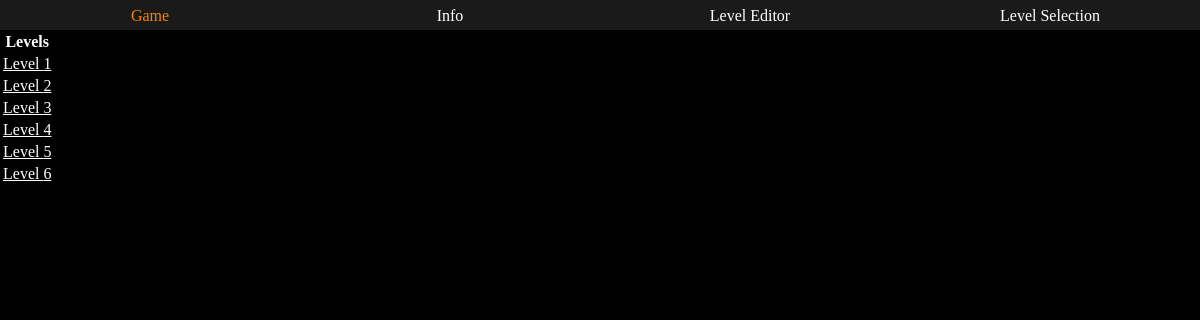
The app's page /select/index.php, older data.
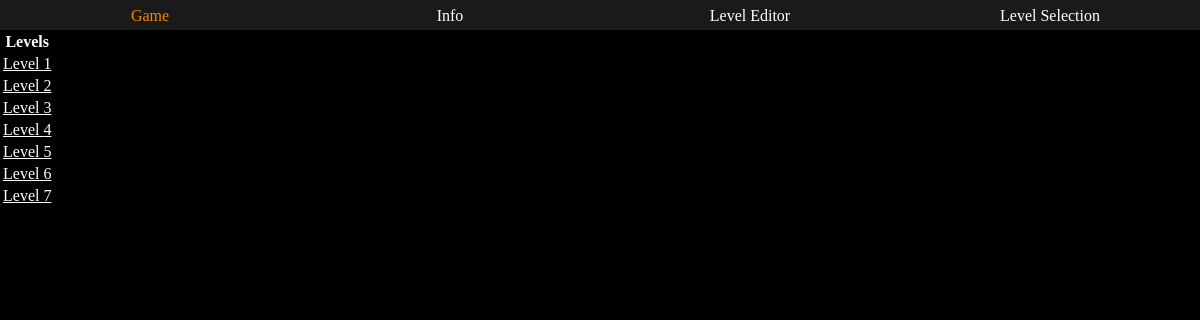
The same page, newer data.
### tables this page shows
CREATE TABLE `levels` (
  `id` int(11) NOT NULL,
  `data` text NOT NULL
);

### select/index.php (the view, shortened to what this page needs)
<?php
  $db = new PDO('mysql:host=localhost;dbname=fessie;charset=utf8', 'root', '');
	$sth = $db->prepare("SELECT * FROM levels");
  $sth->execute();
$result = $sth -> fetchAll();
?>
<!doctype html>
<html>
<head>
  <link rel="stylesheet" type="text/css" href="../css/game.css">
</head>
<body>
  <div id="navigation">
    <a href="../">Game</a>
    <a href="../info/">Info</a>
    <a href="../editor/">Level Editor</a>
    <a href="#">Level Selection</a>
  </div>
<table>
<tr>
    <th>Levels</th>
</tr>
<?php foreach($result as $index => $row){
	     echo '<tr><td><a href="../?lvl=' .$row['id'] . '">Level ' . $row['id'] . '</a></td></tr>';
}
?>
</table>
</body>
</html>

### css/game.css (style rules this page uses)
* { box-sizing: border-box; font-family: "Lucida Console"; color: white; }
body { margin: 0; background-color: #000000; padding: 0; }
#navigation { min-height: 30px; min-width: 100%; background: #000000; box-shadow: 5px 55px 50px -20px #b6b6b6; display: flex; align-content: center; vertical-align: middle; }
#navigation>a { padding-top: 7px; background: #1a1a1a; font-family: "Lucida Console"; color: white; text-decoration: none; text-align: center; vertical-align: middle; width: 33%; }

Row changes from the older to the newer data that the page shows:
added levels: id "7"
